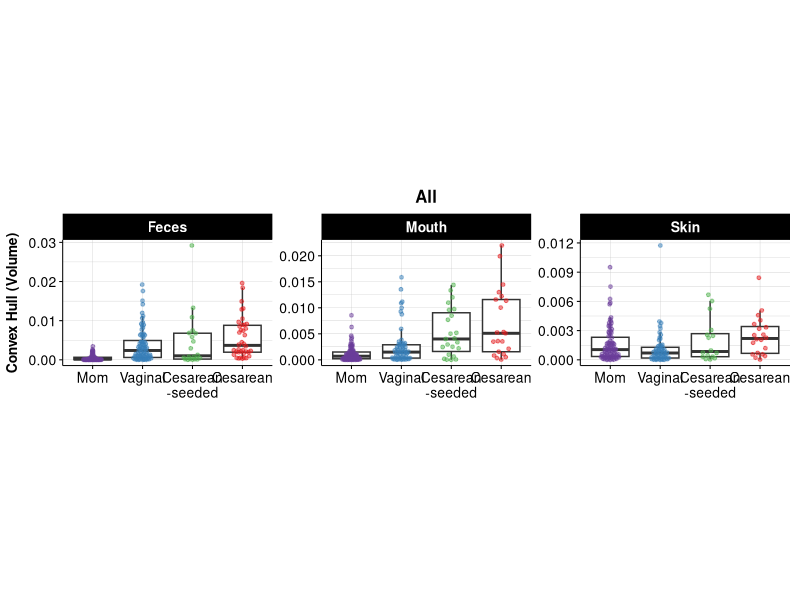
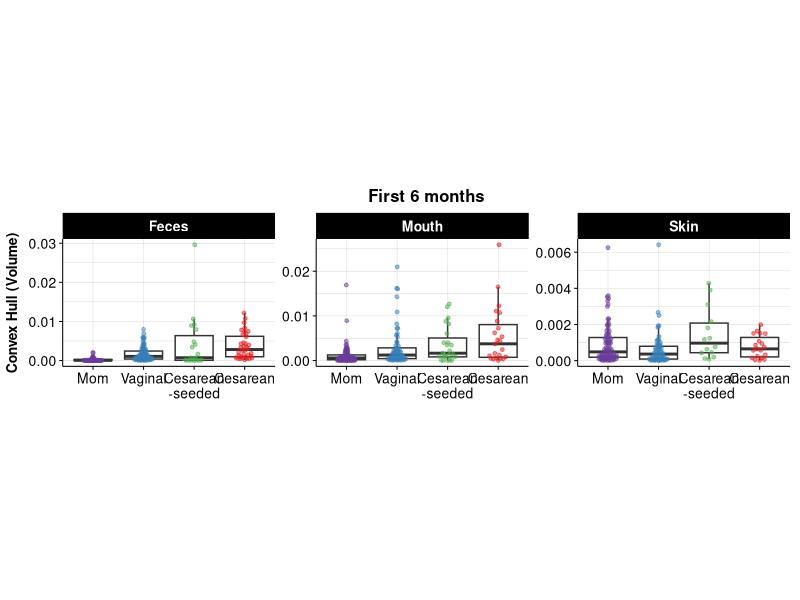
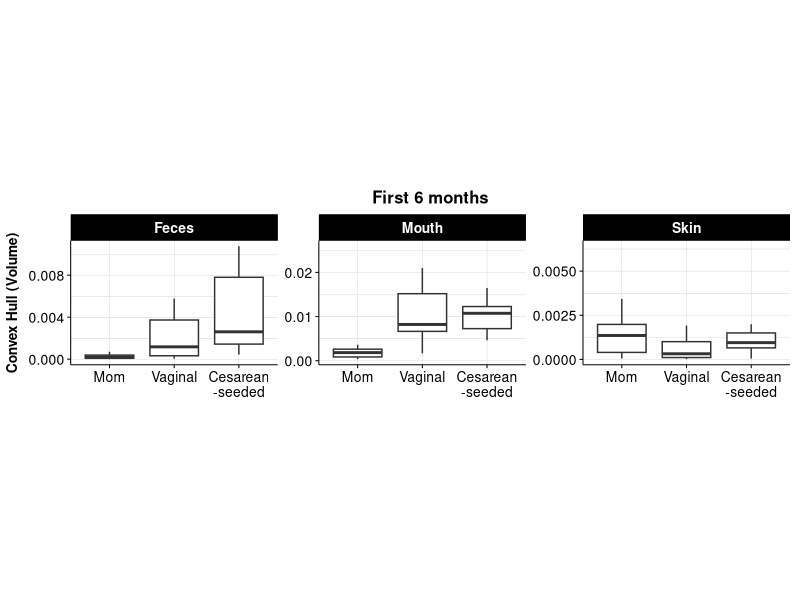
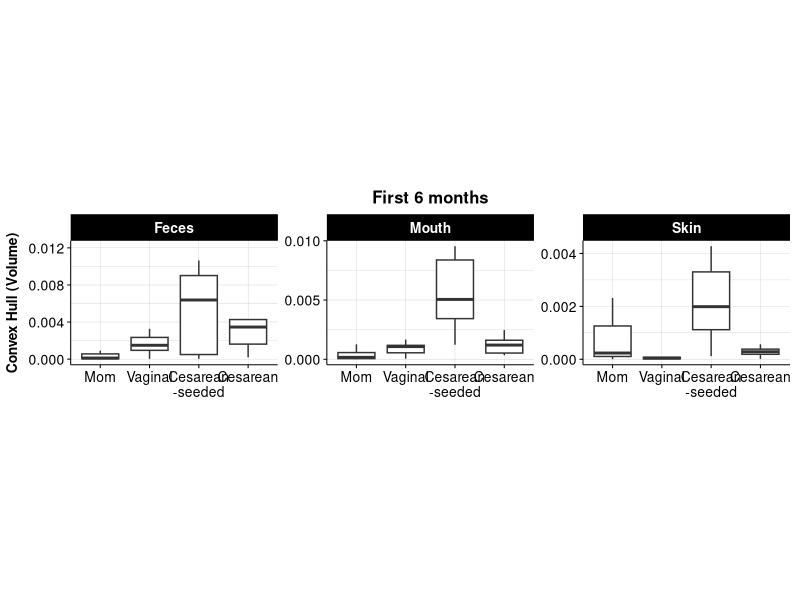
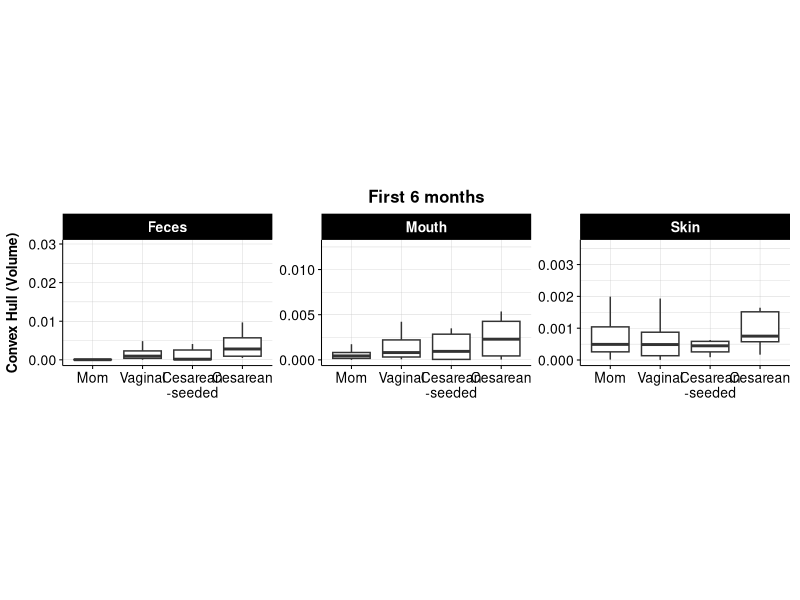

Write the R code that produced these figures, in order.
## ---- chunk 1
knitr::opts_chunk$set(echo = TRUE, cache = TRUE, warning = FALSE, message = FALSE)
# Loading library here
library(tidyverse)
library(ggbeeswarm)

sessionInfo()
np = switch(Sys.info()[['sysname']], Windows = 1, Darwin = 4)
fig_path = "tmp_figs/"
## ---- chunk 2
theme_Pub <- function(base_size=10) {
    require(grid)
    require(ggthemes)
    (theme_foundation(base_size=base_size)
        + theme(plot.title = element_text(face = "bold",
                                          size = rel(1.2), hjust = 0.5),
                text = element_text(),
                panel.background = element_rect(colour = NA),
                plot.background = element_rect(colour = NA),
                panel.border = element_rect(colour = NA),
                axis.title = element_text(face = "bold", size = rel(1), color = "black"),
                axis.title.y = element_text(angle=90, vjust =2),
                axis.title.x = element_text(vjust = -0.2),
                axis.text = element_text(size = rel(1), color = "black"),
                axis.line = element_line(color = "black", size = 1/.pt),
                axis.ticks = element_line(color = "black", size = 1/.pt),
                panel.grid.major = element_line(color = "grey", size = 0.1),
                panel.grid.minor = element_line(color = "grey", size = 0.1),
                legend.key = element_rect(colour = NA),
                legend.position = "right",
                legend.direction = "vertical",
                legend.key.size= unit(0.4, "cm"),
                legend.title = element_text(face="italic"),
                legend.text=element_text(size = rel(0.8)),
                plot.margin=unit(c(1,0.5,0.5,0.5),"lines"),
                strip.background=element_rect(colour="black",fill="black"),
                strip.text = element_text(face="bold", color = "white", size = rel(1))
        ))
}


set_panel_size <- function (p = last_plot(), g = ggplot2::ggplotGrob(p), file = NULL, margin = unit(1, "mm"), width = unit(4, "cm"), height = unit(4, "cm"), panel.size = T, msg = F, bitmap = "png", useDingbats = F, ...) {
    # This function is used to fine-tube the size of the panel
    #
    # Args:
    #   p: the ggplot object
    #   g: the ggplotGrob table for p, usually this parameter should not be changed
    #   file: file path
    #   margin: page margin, a unit object
    #   width: the exact unit object
    #   height: the exact unit object
    #   panel.size: whether the width and height is panel size or the overall graph
    #   msg: whether to print the grob table
    #   bitmap: whether to also export an exact version of bitmap: "png", "tiff", NULL
    #   ...: other ggsave parameters
    panels <- grep("panel", g$layout$name)
    panel_index_w <- unique(g$layout$l[panels])
    panel_index_h <- unique(g$layout$t[panels])
    nw <- length(panel_index_w)
    nh <- length(panel_index_h)
    if (panel.size){
        if (length(width)==1 & length(height)==1){
            g$widths[panel_index_w] <- rep(width, nw)
            g$heights[panel_index_h] <- rep(height, nh)
            if (!is.null(file)) {
                ggplot2::ggsave(file, g, width = grid::convertWidth(sum(g$widths) + 2 * margin, unitTo = "in", valueOnly = TRUE), height = grid::convertHeight(sum(g$heights) + 2 * margin, unitTo = "in", valueOnly = TRUE), useDingbats = useDingbats, ...)
                if (!is.null(bitmap)) {
                    ggplot2::ggsave(paste0(tools::file_path_sans_ext(file), ".", bitmap), g, width = grid::convertWidth(sum(g$widths) + 2 * margin, unitTo = "in", valueOnly = TRUE), height = grid::convertHeight(sum(g$heights) + 2 * margin, unitTo = "in", valueOnly = TRUE),  dpi = 600, ...)
                }
            }
        }
        else{
            g$widths[panel_index_w] <- width
            g$heights[panel_index_h] <- height
            if (!is.null(file)) {
                ggplot2::ggsave(file, g, width = grid::convertWidth(sum(g$widths) + 2 * margin, unitTo = "in", valueOnly = TRUE), height = grid::convertHeight(sum(g$heights) + 2 * margin, unitTo = "in", valueOnly = TRUE), useDingbats = useDingbats, ...)
                if (!is.null(bitmap)) {
                    ggplot2::ggsave(paste0(tools::file_path_sans_ext(file), ".", bitmap), g, width = grid::convertWidth(sum(g$widths) + 2 * margin, unitTo = "in", valueOnly = TRUE), height = grid::convertHeight(sum(g$heights) + 2 * margin, unitTo = "in", valueOnly = TRUE),  dpi = 600, ...)
                }
            }
        }
    }
    else{
        sum_panel_width = convertWidth(width - sum(g$widths[-panel_index_w]) - 2 * margin, unitTo = "in", valueOnly = TRUE)
        sum_panel_height = convertWidth(height - sum(g$heights[-panel_index_h]) - 2 * margin, unitTo = "in", valueOnly = TRUE)
        panel_width_r <- as.numeric(g$widths[panel_index_w])
        panel_height_r <- as.numeric(g$heights[panel_index_h])
        g$widths[panel_index_w] <- unit(panel_width_r/sum(panel_width_r)*sum_panel_width, units = "in")
        g$heights[panel_index_h] <- unit(panel_height_r/sum(panel_height_r)*sum_panel_height, units = "in")
        if (!is.null(file)) {
            ggplot2::ggsave(file, g, width = width, height = height, useDingbats = useDingbats, ...)
            if (!is.null(bitmap)) {
                ggplot2::ggsave(paste0(tools::file_path_sans_ext(file), ".", bitmap), g, width = grid::convertWidth(sum(g$widths) + 2 * margin, unitTo = "in", valueOnly = TRUE), height = grid::convertHeight(sum(g$heights) + 2 * margin, unitTo = "in", valueOnly = TRUE),  dpi = 600, ...)
            }
            print(g$widths[panel_index_w])
            print(g$heights[panel_index_h])
        }
    }
}


## ---- chunk 3
# import metadata
Convex_all <- read.delim("../results/ConvexHullOutput.csv", header = T, sep = ",", na.strings = c("", "NA"), stringsAsFactors = F) %>% select(-X) %>% mutate(birth_mode = factor(birth_mode, levels = c("Mom", "Vag", "CSseed", "CS")), body_site2 = ifelse(body_site=="Forearm", "Skin", body_site))

Convex_6mon <- read.delim("../results/ConvexHullOutput_6mon.csv", header = T, sep = ",", na.strings = c("", "NA"), stringsAsFactors = F) %>% select(-X) %>% mutate(birth_mode = factor(birth_mode, levels = c("Mom", "Vag", "CSseed", "CS")), body_site2 = ifelse(body_site=="Forearm", "Skin", body_site))


clr_bm = c("#e41a1c", "#4daf4a", "#377eb8", "#6a3d9a")
names(clr_bm) = c("CS", "CSseed", "Vag", "Mom")
## ---- chunk 4

ggplot(Convex_all, aes(x = birth_mode, y = convexhull_volume)) +
    geom_boxplot(outlier.shape = NA) +
    geom_quasirandom(size = 1, width = 0.2, alpha = 0.5, aes(color = birth_mode), show.legend = F) +
    facet_wrap(.~body_site2, scales = "free_y") +
    scale_x_discrete(labels = c("Mom", "Vaginal", "Cesarean\n-seeded", "Cesarean")) +
    scale_color_manual(values = clr_bm) +
    theme_Pub(base_size = 10) + theme(aspect.ratio = 0.6) +
    labs(x = "", y = "Convex Hull (Volume)", title = "All")
set_panel_size(file = "../results/Figure-ConvexHull-R.pdf", width = unit(1.5, "in"), height = unit(0.9, "in"))

ggplot(Convex_6mon, aes(x = birth_mode, y = convexhull_volume)) +
    geom_boxplot(outlier.shape = NA) +
    geom_quasirandom(size = 1, width = 0.2, alpha = 0.5, aes(color = birth_mode), show.legend = F) +
    facet_wrap(.~body_site2, scales = "free_y") +
    scale_x_discrete(labels = c("Mom", "Vaginal", "Cesarean\n-seeded", "Cesarean")) +
    scale_color_manual(values = clr_bm) +
    theme_Pub(base_size = 10) + theme(aspect.ratio = 0.6) +
    labs(x = "", y = "Convex Hull (Volume)", title = "First 6 months")
set_panel_size(file = "../results/Figure-ConvexHull-6mon-R.pdf", width = unit(1.5, "in"), height = unit(0.9, "in"))
## ---- chunk 5
# By countries

Convex_6mon_2 <- Convex_6mon %>% mutate(country = substr(subjectid_unique, 1, 2), country = case_when(country =="BL" ~ "Bolivia", country %in% c("Ch", "CH") ~ "Chile", country  =="ES" ~ "Spain", T ~ "USA"))
for (cc in c("Chile", "Spain", "USA")){
    p = ggplot(Convex_6mon_2 %>% filter(country==cc), aes(x = birth_mode, y = convexhull_volume)) +
        geom_boxplot(outlier.shape = NA) +
        #geom_quasirandom(size = 1, width = 0.2, alpha = 0.5, aes(color = birth_mode), show.legend = F) +
        facet_wrap(.~body_site2, scales = "free_y") +
        scale_x_discrete(labels = c("Mom", "Vaginal", "Cesarean\n-seeded", "Cesarean")) +
        scale_y_continuous(n.breaks = 4) +
        scale_color_manual(values = clr_bm) +
        theme_Pub(base_size = 10) + theme(aspect.ratio = 0.6) +
        labs(x = "", y = "Convex Hull (Volume)", title = "First 6 months")
    print(p)
}
